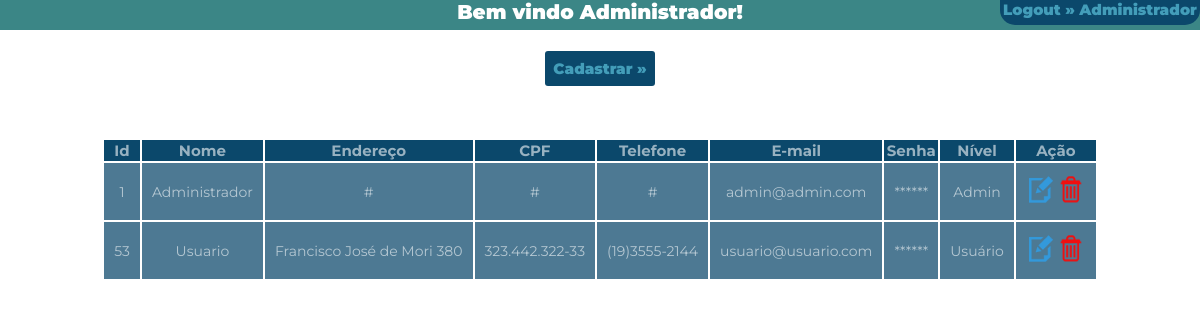
/ (signed in), run on the app's committed database.
### tables this page shows
CREATE TABLE `usuarios` (
  `id` int(6) NOT NULL,
  `nome` varchar(20) NOT NULL,
  `endereco` varchar(30) NOT NULL,
  `cpf` varchar(14) NOT NULL,
  `telefone` varchar(13) NOT NULL,
  `email` varchar(30) NOT NULL,
  `senha` varchar(20) NOT NULL,
  `nivel` int(1) NOT NULL
);

### includes/header.php (called while the page is built, shortened)
<?php
include("classes/DB.classes.php");
$conectar = new DB;
?>

### classes/DB.classes.php (called while the page is built, shortened)
<?php
	class DB{
		public function selectAll($conn){
			$select = mysqli_query($conn, "SELECT * FROM usuarios");
			return $select;
		}
	}
?>

### view/home.php (the view, shortened to what this page needs)
<?php
if($result == ""){
	$result = "Bem vindo " . $_SESSION['nome'] . "!";
}
include("header.php");
?>
	<div id="cadastrar">
		<a href="index.php?acao=logout" title="Faça Logout!">Logout &raquo; <?php echo $_SESSION['nome']?></a>
	</div>
		<div class="group">
			<div class="a">
				<table>
					<?php
					$resultado = $conectar->selectAll($conn);
					$contar = mysqli_num_rows($resultado);
					if($contar == 0){
						echo "Nenhum usuário cadastrado no sistema!";
					}else{
						?>
						<tr>
							<div id="cadCenter">
								<?php
								if($_SESSION['nivel'] == 1){
									$link = "index.php";
									$msg = "alert('Você não tem permissões para cadastrar!')";
								}else{
									$link = "cadastro.php";
									$msg = "";
								}
								echo "<a href=\"$link\" title=\"Cadastrar!\" onclick=\"$msg\">Cadastrar &raquo;</a>";
								?>
							</div>
						</tr>
						<tr>
							<th>Id</th>
							<th>Nome</th>
							<th>Endereço</th>
							<th>CPF</th>
							<th>Telefone</th>
							<th>E-mail</th>
							<th>Senha</th>
							<th>Nível</th>
							<th>Ação</th>
						</tr>
						<?php
						while($linha = mysqli_fetch_array($resultado)){
							?>
							<tr>
								<td><?=$linha["id"];?></td>
								<td><?=$linha["nome"];?></td>
								<td><?=$linha["endereco"];?></td>
								<td><?=$linha["cpf"];?></td>
								<td><?=$linha["telefone"];?></td>
								<td><?=$linha["email"];?></td>
								<td> ******</td>
								<td><?=$linha['nivel'] == 1 ?  "Usuário" : "Admin";?></td>
								<td align="center">
									<?php
									$id = $linha["id"];
									if($_SESSION["nivel"] == 1){
										echo "Sem permissões!";
									}else{
										echo "<div class=\"icons\"><a href=\"index.php?acao=editfirst&amp;id=$id\" class=\"icon-edit\"></a>";
										echo "<a href=\"index.php?acao=excluir&amp;id=$id\" class=\"icon-excluir\" onclick=\"return confirm('Tem certeza que deseja deletar este registro?')\" style=\"color:red;\">Excluir</a></div>";
									}
									?>
								</td>
							</tr>
							<?php }}?>
						</table>
				</div>
			</div>
	</body>
</html>

### index.php (shortened to what this page needs)
<?php
include ("includes/header.php");
if(isset($logado)){
	include("view/home.php");
}else{
	include("view/login.php");
}
?>

### view/header.php (shortened to what this page needs)
<!DOCTYPE html>
<html>
	<head>
		<link rel="stylesheet" type="text/css" href="css/style.css">
	</head>
	<div class="result">
		<?php
			echo $result;
		?>
	</div>
	<body>

### css/style.css (style rules this page uses)
* { margin: 0; outline: none; list-style: none; font-family: 'Montserrat', sans-serif; }
a { text-decoration: none; }
body { font-family: 'Montserrat', sans-serif; }
table { text-align: center; }
table th { background: #0B486B; font-size: 15px; color: #ffffff94; }
table tr { border: 1px solid #000; font-family: "Montserrat"; }
table td { background-color: #0b486bba; color: #ffffff94; }
tbody tr td { padding: 10px; font-size: 14px; }
table a { text-decoration: none; }
.result { width: 100%; height: 30px; background: #3B8686; text-align: center; line-height: 40px; font: 1000 20px 'Montserrat'; color: #fff; position: absolute; top: 0; left: 0; }
#cadastrar { border-bottom-left-radius: 15px; border-bottom-right-radius: 15px; height: 25px; width: 200px; background: #0B486B; text-align: center; padding-top: 0px; position: absolute; right: 0; top: 0; z-index: 2; margin-top: 0px; }
#cadastrar a { color:#439db9; font: 1000 15px 'Montserrat'; }
#cadCenter { min-width:120px; min-height: 50px; display: flex; align-items: center; justify-content: center; text-align: center; margin-bottom: 50px; }
#cadCenter a { background: #0B486B; color:#439db9; font: 1000 15px 'Montserrat'; padding: 8px; border-radius: 3px; margin-top: 51px; }
.icon-edit { content: url("imagens/edit.png"); transform: scale(.8); float:left; }
.icon-excluir { content: url("imagens/excluir.png"); transform: scale(.8); float:left; }
.icons { display:inline-flex; }
.a,.b { margin-left: 5px; margin-right: 5px; }
.group { display:inline-flex; height: 100%; min-height: 100%; display: flex; justify-content: center; align-items: center; margin-top: 0; }

### data on the page
usuarios: id "1", nome "Administrador", endereco "#", cpf "#", telefone "#", email "admin@admin.com", nivel "Admin"
usuarios: id "53", nome "Usuario", endereco "Francisco José de Mori 380", cpf "323.442.322-33", telefone "(19)3555-2144", email "usuario@usuario.com", nivel "Usuário"

### other printed values
$result "Bem vindo Administrador!"
$_SESSION['nome'] "Administrador"
